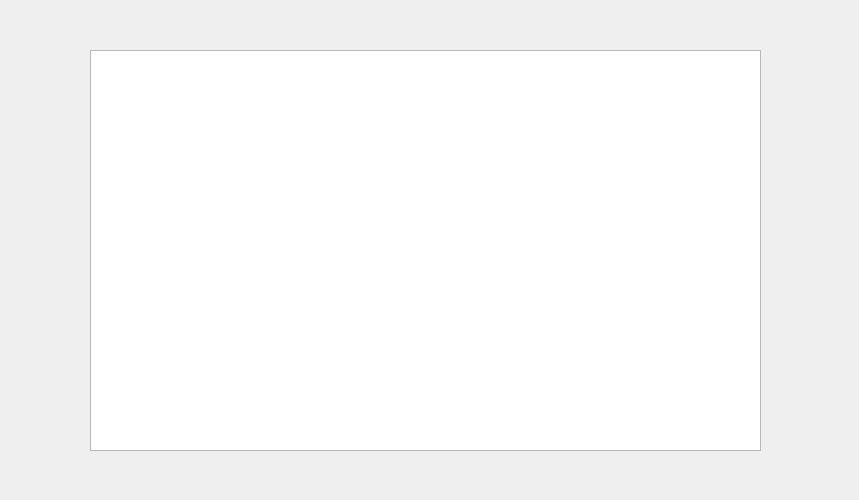
<?xml version="1.0" encoding="UTF-8"?>
<ui version="4.0">
 <class>RunningWindow</class>
 <widget class="QDialog" name="RunningWindow">
  <property name="geometry">
   <rect>
    <x>0</x>
    <y>0</y>
    <width>859</width>
    <height>500</height>
   </rect>
  </property>
  <property name="windowTitle">
   <string>Dialog</string>
  </property>
  <widget class="QTableView" name="mainStatView">
   <property name="geometry">
    <rect>
     <x>90</x>
     <y>50</y>
     <width>671</width>
     <height>401</height>
    </rect>
   </property>
  </widget>
 </widget>
 <resources/>
 <connections/>
</ui>
